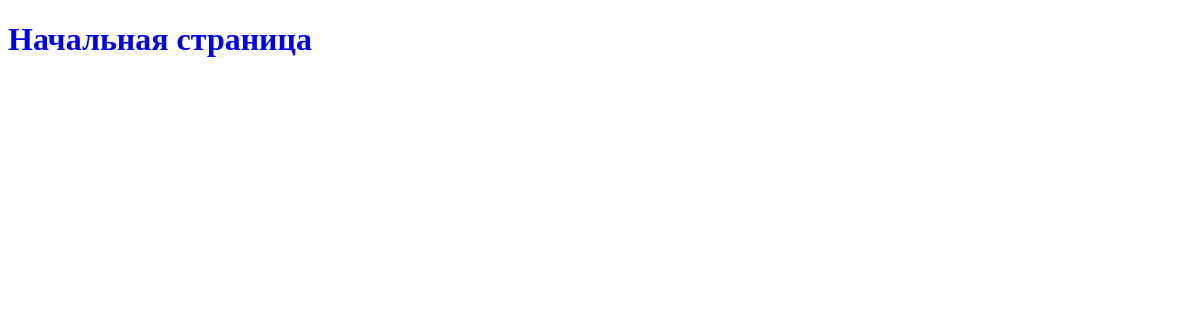
The page /base/ on the database as committed earlier.
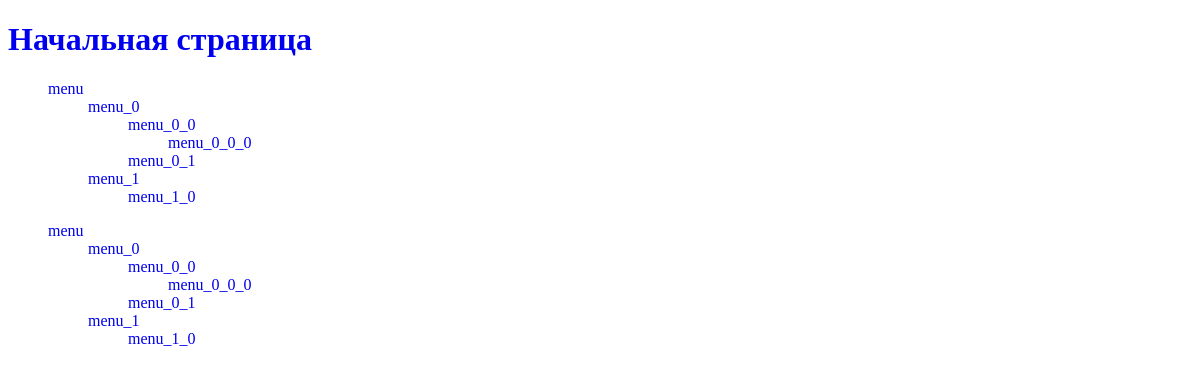
The same page on the database as committed later.
### menu_generator/models.py (models this page shows)
class Menu(models.Model):
    name = models.CharField(max_length=255)
    parent = models.ForeignKey('self', null=True, blank=True, related_name='children', on_delete=models.CASCADE)
    slug = models.CharField(max_length=255)
    objects = models.Manager
    def __str__(self):
        return self.name
    def get_absolute_url(self):
        return reverse('show_category',
                       kwargs={'category_slug': self.slug})

### menu_generator/views.py (the view)
# urls.py: path('base/', views.base, name='base'),  # http://127.0.0.1:8000/base
def base(request):
    data = {
        'title': 'Основная страница представления',
    }
    return render(request,
                  'menu_generator/base.html',
                  data)

### menu_generator/templatetags/menu_tags.py (called while the page is built)
@register.simple_tag(takes_context=True)
def draw_menu_simple(context, menu_name):
    menu = Menu.objects.filter(name=menu_name).select_related('parent')
    path = context.request.get_full_path()
    return mark_safe(create_menu(menu, path))

@register.inclusion_tag('menu_generator/create_menu.html', takes_context=True)
def draw_menu_inclusion(context, menu_name):
    menu_items = Menu.objects.filter(name=menu_name).select_related('parent')
    path = context.request.get_full_path()
    return {'menu_items': menu_items,
            'path': path}

def create_menu(menu, path):
    menu_html = '<ul>'
    for item in menu:
        menu_html += '<li>'
        if item.slug in path:
            menu_html += f'<a class="selected" href="{item.get_absolute_url()}">{item.name}</a>'
        else:
            menu_html += f'<a href="{item.get_absolute_url()}">{item.name}</a>'
        if item.children.exists():
            menu_html += create_menu(item.children.all(), path)
        menu_html += '</li>'
    menu_html += '</ul>'
    return menu_html

### menu_generator/templates/menu_generator/base.html (shortened to what this page needs)
{% load static %}
{% load menu_tags %}
<!DOCTYPE html>
<html lang="en">
<head>
    <link type="text/css" href="{% static 'menu/css/styles.css' %}" rel="stylesheet"/>
</head>
<body>
<h1><a href="{% url 'base' %}">Начальная страница</a></h1>
{% draw_menu_simple 'menu' %}
{% draw_menu_inclusion 'menu' %}
</body>
</html>

### menu_generator/templates/menu_generator/create_menu.html
{% load menu_tags %}
<ul>
    {% for item in menu_items %}
        <li>
            {% if item.slug in path %}
                <a class='selected' href="{{ item.get_absolute_url }}">{{ item.name }}</a>
            {% else %}
                <a href="{{ item.get_absolute_url }}">{{ item.name }}</a>
            {% endif %}
            {% if item.children.exists %}
                {% for item in item.children.all %}
                    {% draw_menu_inclusion item %}
                {% endfor %}
            {% endif %}
        </li>
    {% endfor %}
</ul>

### menu_generator/static/menu/css/styles.css (style rules this page uses)
ul { list-style-type: none; }
a { text-decoration: none; }

Rows that differ between the two databases and show on the page:
added Menu: slug+name+id "menu menu_0 menu_0_0 menu_0_0_0 menu_0_1 menu_1 menu_1_0", name "menu", shown under "Начальная страница"
added Menu: name "menu_0"
added Menu: name "menu_0_0"
added Menu: name "menu_0_0_0"
added Menu: name "menu_0_1"
added Menu: name "menu_1"
added Menu: name "menu_1_0"
